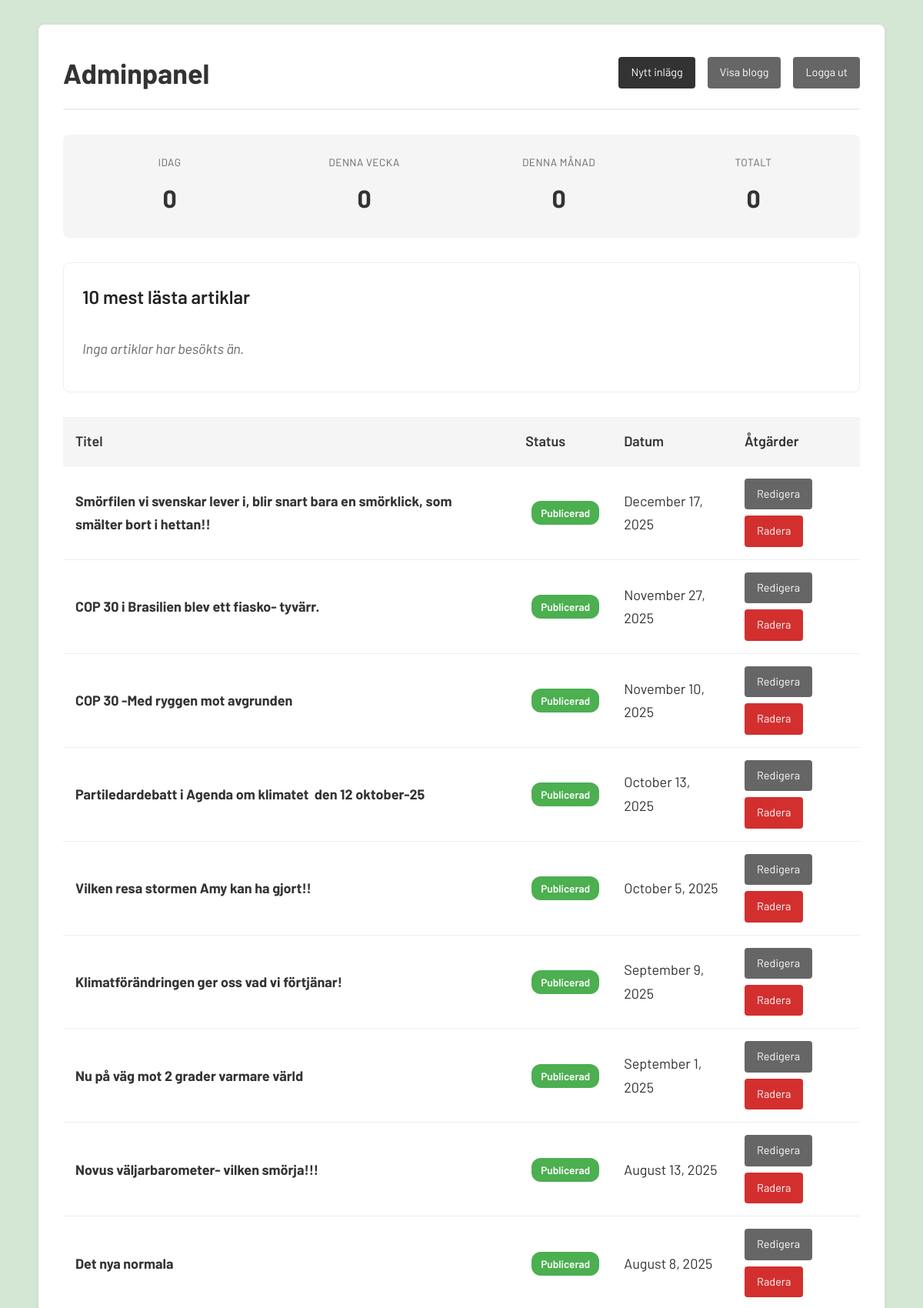
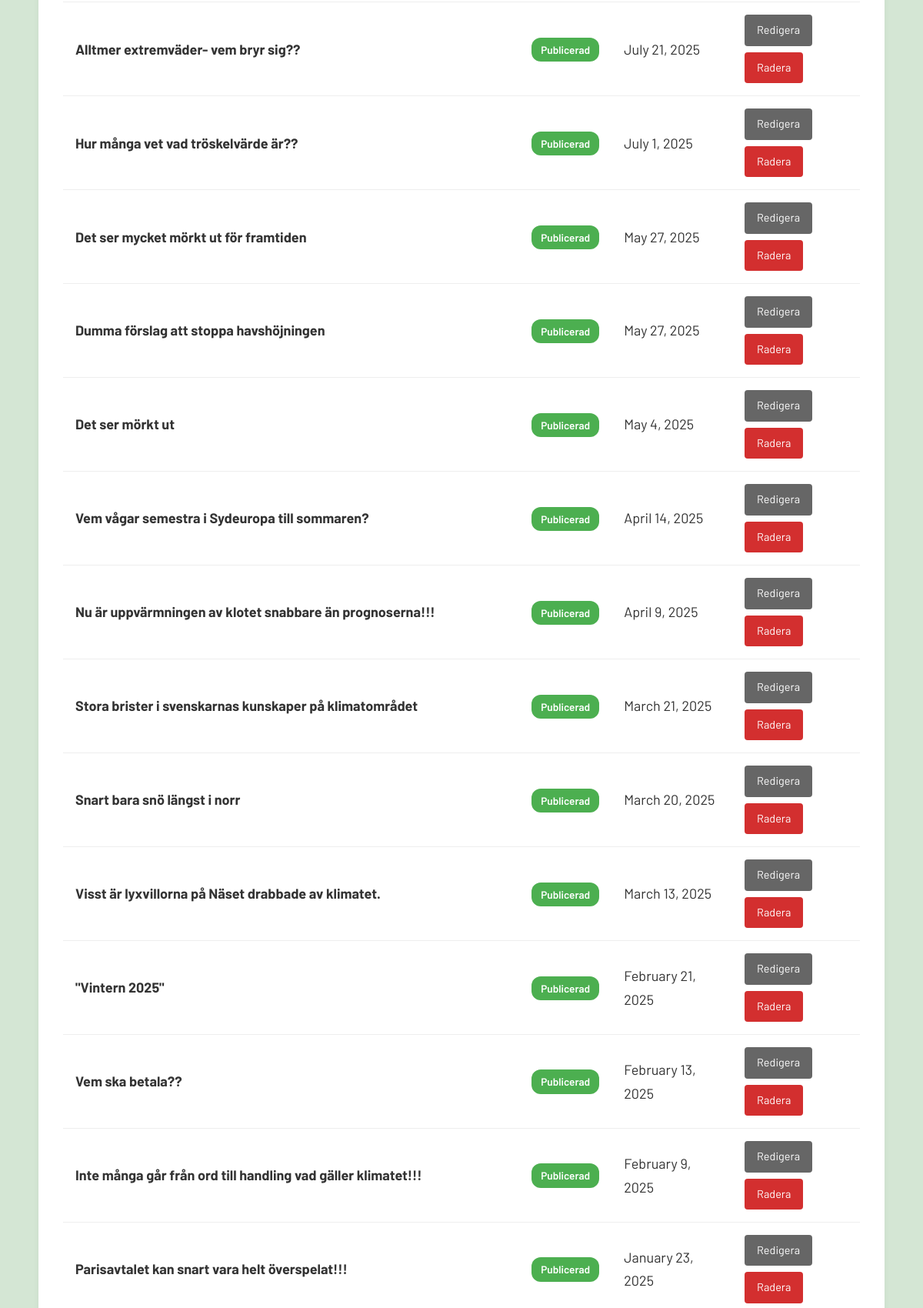
Screenshot of /admin/dashboard.php (signed in, upper part) with the database file from the repository (2 pictures, top to bottom).
### tables this page shows
CREATE TABLE posts (
        id INTEGER PRIMARY KEY AUTOINCREMENT,
        title TEXT NOT NULL,
        content TEXT NOT NULL,
        slug TEXT UNIQUE NOT NULL,
        created_at DATETIME DEFAULT CURRENT_TIMESTAMP,
        updated_at DATETIME DEFAULT CURRENT_TIMESTAMP
    , featured_image TEXT, status TEXT DEFAULT 'draft');

### config.php (called while the page is built, shortened)
<?php
function getDB() {
    $db = new PDO('sqlite:' . DB_PATH);
    $db->setAttribute(PDO::ATTR_ERRMODE, PDO::ERRMODE_EXCEPTION);
    $db->exec("CREATE TABLE IF NOT EXISTS posts (
        id INTEGER PRIMARY KEY AUTOINCREMENT,
        title TEXT NOT NULL,
        content TEXT NOT NULL,
        slug TEXT UNIQUE NOT NULL,
        featured_image TEXT,
        created_at DATETIME DEFAULT CURRENT_TIMESTAMP,
        updated_at DATETIME DEFAULT CURRENT_TIMESTAMP
    )");
    try {
        $db->exec("ALTER TABLE posts ADD COLUMN featured_image TEXT");
    } catch (PDOException $e) {
    }
    $columnAdded = false;
    try {
        $db->exec("ALTER TABLE posts ADD COLUMN status TEXT DEFAULT 'draft'");
        $columnAdded = true;
    } catch (PDOException $e) {
    }
    $migrationDone = false;
    try {
        $checkStmt = $db->query("SELECT name FROM sqlite_master WHERE type='table' AND name='migrations'");
        if ($checkStmt->fetch()) {
            $migrationStmt = $db->query("SELECT COUNT(*) as count FROM migrations WHERE name = 'set_existing_posts_published'");
            $result = $migrationStmt->fetch(PDO::FETCH_ASSOC);
            $migrationDone = $result && $result['count'] > 0;
        }
    } catch (PDOException $e) {
    }
    if ($columnAdded) {
        try {
            $db->exec("UPDATE posts SET status = 'published'");
            try {
                $db->exec("CREATE TABLE IF NOT EXISTS migrations (name TEXT PRIMARY KEY, executed_at DATETIME DEFAULT CURRENT_TIMESTAMP)");
                $db->exec("INSERT OR IGNORE INTO migrations (name) VALUES ('set_existing_posts_published')");
            } catch (PDOException $e) {
            }
        } catch (PDOException $e) {
        }
    } else if (!$migrationDone) {
        try {
            $db->exec("UPDATE posts SET status = 'published' WHERE status = 'draft' OR status IS NULL OR status = ''");
            try {
                $db->exec("CREATE TABLE IF NOT EXISTS migrations (name TEXT PRIMARY KEY, executed_at DATETIME DEFAULT CURRENT_TIMESTAMP)");
                $db->exec("INSERT OR IGNORE INTO migrations (name) VALUES ('set_existing_posts_published')");
            } catch (PDOException $e) {
            }
        } catch (PDOException $e) {
        }
    }
    $db->exec("CREATE INDEX IF NOT EXISTS idx_slug ON posts(slug)");
    $db->exec("CREATE TABLE IF NOT EXISTS visits (
        id INTEGER PRIMARY KEY AUTOINCREMENT,
        page TEXT NOT NULL,
        visited_at DATETIME DEFAULT CURRENT_TIMESTAMP
    )");
    $db->exec("CREATE INDEX IF NOT EXISTS idx_visited_at ON visits(visited_at)");
    return $db;
}
function formatDate($date) {
    return date('F j, Y', strtotime($date));
}
function getVisitStats() {
    $db = getDB();
    $stats = [];
    $stmt = $db->query("SELECT COUNT(*) as total FROM visits");
    $stats['total'] = $stmt->fetch(PDO::FETCH_ASSOC)['total'];
    $stmt = $db->query("SELECT COUNT(*) as today FROM visits WHERE DATE(visited_at) = DATE('now')");
    $stats['today'] = $stmt->fetch(PDO::FETCH_ASSOC)['today'];
    $stmt = $db->query("SELECT COUNT(*) as week FROM visits WHERE visited_at >= DATE('now', '-7 days')");
    $stats['week'] = $stmt->fetch(PDO::FETCH_ASSOC)['week'];
    $stmt = $db->query("SELECT COUNT(*) as month FROM visits WHERE visited_at >= DATE('now', 'start of month')");
    $stats['month'] = $stmt->fetch(PDO::FETCH_ASSOC)['month'];
    return $stats;
}

### admin/dashboard.php (the view, shortened to what this page needs)
<?php
require_once '../config.php';
$db = getDB();
$stmt = $db->query("SELECT id, title, slug, featured_image, status, created_at, updated_at FROM posts ORDER BY created_at DESC");
$posts = $stmt->fetchAll(PDO::FETCH_ASSOC);
$visitStats = getVisitStats();
$topArticles = getTopArticles(10);
?>
<!DOCTYPE html>
<html lang="sv">
<head>
    <link rel="stylesheet" href="../styles.css">
</head>
<body>
    <div class="container">
        <div class="admin-header">
            <h1>Adminpanel</h1>
            <div class="admin-actions">
                <a href="edit.php" class="btn btn-primary">Nytt inlägg</a>
                <a href="../index.php" class="btn btn-secondary" target="_blank">Visa blogg</a>
                <a href="?logout=1" class="btn btn-secondary">Logga ut</a>
            </div>
        </div>
        <div class="analytics-block">
            <div class="analytics-stat">
                <div class="analytics-stat-label">Idag</div>
                <div class="analytics-stat-value"><?php echo number_format($visitStats['today']); ?></div>
            </div>
            <div class="analytics-stat">
                <div class="analytics-stat-label">Denna vecka</div>
                <div class="analytics-stat-value"><?php echo number_format($visitStats['week']); ?></div>
            </div>
            <div class="analytics-stat">
                <div class="analytics-stat-label">Denna månad</div>
                <div class="analytics-stat-value"><?php echo number_format($visitStats['month']); ?></div>
            </div>
            <div class="analytics-stat">
                <div class="analytics-stat-label">Totalt</div>
                <div class="analytics-stat-value"><?php echo number_format($visitStats['total']); ?></div>
            </div>
        </div>
        <div class="top-articles-block">
            <h2>10 mest lästa artiklar</h2>
            <?php if (empty($topArticles)): ?>
                <div class="no-top-articles">Inga artiklar har besökts än.</div>
            <?php endif; ?>
        </div>
        <?php if (empty($posts)): ?>
            <div class="no-posts">
                <p>Inga inlägg än. <a href="edit.php">Skapa ditt första inlägg</a>!</p>
            </div>
        <?php else: ?>
            <table class="posts-table">
                <thead>
                    <tr>
                        <th>Titel</th>
                        <th>Status</th>
                        <th>Datum</th>
                        <th>Åtgärder</th>
                    </tr>
                </thead>
                <tbody>
                    <?php foreach ($posts as $post): ?>
                        <tr>
                            <td>
                                <strong><?php echo htmlspecialchars($post['title']); ?></strong>
                            </td>
                            <td>
                                <span class="status-badge status-<?php echo htmlspecialchars($post['status'] ?? 'draft'); ?>">
                                    <?php echo ($post['status'] ?? 'draft') === 'published' ? 'Publicerad' : 'Utkast'; ?>
                                </span>
                            </td>
                            <td><?php echo formatDate($post['created_at']); ?></td>
                            <td>
                                <div class="action-buttons">
                                    <a href="edit.php?id=<?php echo $post['id']; ?>" class="btn btn-secondary">Redigera</a>
                                    <a href="?delete=<?php echo $post['id']; ?>"
                                       class="btn btn-danger"
                                       onclick="return confirm('Är du säker på att du vill radera detta inlägg?');">Radera</a>
                                </div>
                            </td>
                        </tr>
                    <?php endforeach; ?>
                </tbody>
            </table>
        <?php endif; ?>
    </div>
</body>
</html>

### styles.css (style rules this page uses)
* { margin: 0; padding: 0; box-sizing: border-box; }
body { font-family: 'Barlow', -apple-system, BlinkMacSystemFont, 'Segoe UI', Roboto, 'Helvetica Neue', Arial, sans-serif; font-size: 18px; line-height: 1.7; color: #333; background: #d4e6d4; padding: 2rem 1rem; }
.container { max-width: 1100px; margin: 0 auto; background: white; padding: 2rem; border-radius: 8px; box-shadow: 0 2px 8px rgba(0,0,0,0.05); }

### admin/dashboard.php (style rules this page uses)
.admin-header { display: flex; justify-content: space-between; align-items: center; margin-bottom: 2rem; padding-bottom: 1rem; border-bottom: 2px solid #eee; }
.admin-actions { display: flex; gap: 1rem; }
.btn { padding: 0.5rem 1rem; text-decoration: none; border-radius: 4px; display: inline-block; font-size: 0.9rem; }
.btn-primary { background: #333; color: white; }
.btn-secondary { background: #666; color: white; }
.btn-danger { background: #d32f2f; color: white; }
.posts-table { width: 100%; border-collapse: collapse; margin-top: 1rem; }
.posts-table th, .posts-table td { padding: 1rem; text-align: left; border-bottom: 1px solid #eee; }
.posts-table th { background: #f5f5f5; font-weight: 600; }
.action-buttons { display: flex; gap: 0.5rem; flex-wrap: wrap; }
.status-badge { display: inline-block; padding: 0.25rem 0.75rem; border-radius: 12px; font-size: 0.85rem; font-weight: 600; margin-left: 0.5rem; }
.status-published { background: #4caf50; color: white; }
.analytics-block { background: #f5f5f5; border-radius: 8px; padding: 1.5rem; margin-bottom: 2rem; display: grid; grid-template-columns: repeat(auto-fit, minmax(150px, 1fr)); gap: 1.5rem; }
.analytics-stat { text-align: center; }
.analytics-stat-label { font-size: 0.85rem; color: #666; margin-bottom: 0.5rem; text-transform: uppercase; letter-spacing: 0.5px; }
.analytics-stat-value { font-size: 2rem; font-weight: 700; color: #333; }
.top-articles-block { background: white; border-radius: 8px; padding: 1.5rem; margin-bottom: 2rem; border: 1px solid #eee; }
.top-articles-block h2 { font-size: 1.5rem; margin-bottom: 1rem; color: #222; font-weight: 600; }
.no-top-articles { color: #666; font-style: italic; padding: 1rem 0; }

### rows the page displays
posts: title "Smörfilen vi svenskar lever i, blir snart bara en smörklick, som smälter bort i hettan!!", status "Publicerad", created_at "December 17, 2025"
posts: title "COP 30 i Brasilien blev ett fiasko- tyvärr.", status "Publicerad", created_at "November 27, 2025"
posts: title "COP 30 -Med ryggen mot avgrunden", status "Publicerad", created_at "November 10, 2025"
posts: title "Partiledardebatt i Agenda om klimatet den 12 oktober-25", status "Publicerad", created_at "October 13, 2025"
posts: title "Vilken resa stormen Amy kan ha gjort!!", status "Publicerad", created_at "October 5, 2025"
posts: title "Klimatförändringen ger oss vad vi förtjänar!", status "Publicerad", created_at "September 9, 2025"
posts: title "Nu på väg mot 2 grader varmare värld", status "Publicerad", created_at "September 1, 2025"
posts: title "Novus väljarbarometer- vilken smörja!!!", status "Publicerad", created_at "August 13, 2025"
posts: title "Det nya normala", status "Publicerad", created_at "August 8, 2025"
posts: title "Alltmer extremväder- vem bryr sig??", status "Publicerad", created_at "July 21, 2025"
posts: title "Hur många vet vad tröskelvärde är??", status "Publicerad", created_at "July 1, 2025"
posts: title "Det ser mycket mörkt ut för framtiden", status "Publicerad", created_at "May 27, 2025"
posts: title "Dumma förslag att stoppa havshöjningen", status "Publicerad", created_at "May 27, 2025"
posts: title "Det ser mörkt ut", status "Publicerad", created_at "May 4, 2025"
posts: title "Vem vågar semestra i Sydeuropa till sommaren?", status "Publicerad", created_at "April 14, 2025"
posts: title "Nu är uppvärmningen av klotet snabbare än prognoserna!!!", status "Publicerad", created_at "April 9, 2025"
posts: title "Stora brister i svenskarnas kunskaper på klimatområdet", status "Publicerad", created_at "March 21, 2025"
posts: title "Snart bara snö längst i norr", status "Publicerad", created_at "March 20, 2025"
posts: title "Visst är lyxvillorna på Näset drabbade av klimatet.", status "Publicerad", created_at "March 13, 2025"
posts: title "\"Vintern 2025\"", status "Publicerad", created_at "February 21, 2025"
posts: title "Vem ska betala??", status "Publicerad", created_at "February 13, 2025"
posts: title "Inte många går från ord till handling vad gäller klimatet!!!", status "Publicerad", created_at "February 9, 2025"
posts: title "Parisavtalet kan snart vara helt överspelat!!!", status "Publicerad", created_at "January 23, 2025"

### other values shown
$visitStats['today'] "0"
$visitStats['week'] "0"
$visitStats['month'] "0"
$visitStats['total'] "0"
